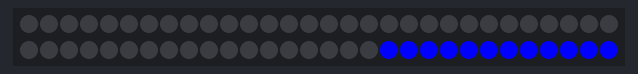
Bench run of a program on a simulated ESP32 board running MicroPython. Shown: 60 RGB LEDs in strip order, left to right, continuing on the next row. At 35.0 s the program stops and its outputs stay as they are.

Above: at 0.48 s.
At 2.95 s:
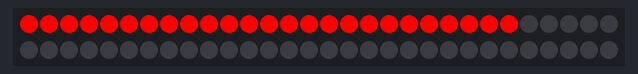
At 8.16 s:
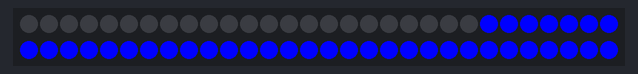
At 16.32 s:
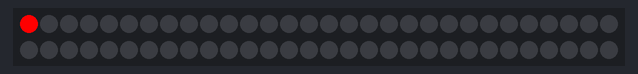
At 24.29 s:
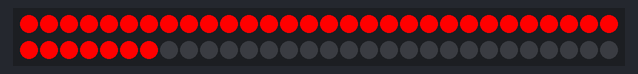
At 32.3 s:
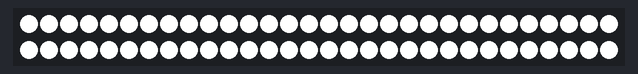

Measured:
- what the display in image 5 shows lasts 0.7 s, from 32.3 s to 33.0 s

The program:

pattern.py
```python
import time
import neopixel
import machine


class Patterns():

    def __init__(self, np, e):
        self.np = np
        self.n = np.n
        self.e = e
        self.reverse = False

    def cycle(self, color):
        for i in range(1 * self.n):
            for j in range(self.n):
                self.np[j] = (0, 0, 0)
            self.np[i % self.n] = color
            self.np.write()
            time.sleep_ms(self.e)

    def bounce(self, color):
        for i in range(1 * self.n):
            for j in range(self.n):
                self.np[j] = color
            if (i // self.n) % 2 == 0:
                self.np[i % self.n] = (0, 0, 0)
            else:
                self.np[self.n - 1 - (i % self.n)] = (0, 0, 0)
            self.np.write()
            time.sleep_ms(self.e)

    def fade(self, color=None):
        for i in range(0, 4 * 256, 8):
            for j in range(self.n):
                if (i // 256) % 2 == 0:
                    val = i & 0xff
                else:
                    val = 255 - (i & 0xff)
                self.np[j] = (val, 0, 0)
                self.np.write()

    def all(self, color):
        for i in range(self.n):
            self.np[i] = color
        self.np.write()

    def clear(self, color=None):
        for i in range(self.n):
            self.np[i] = (0, 0, 0)
        self.np.write()

    def sweep(self, color):
        self.reverse = not self.reverse
        for i in range(self.n):
            if not self.reverse:
                j = i % self.n
            else:
                j = ((self.n - 1) - i) % self.n

            self.np[j] = color
            time.sleep_ms(25)
            self.np.write()
        self.clear(None)

    def pyramid(self, color):
        for i in range(self.n//2):
            j = (self.n // 2) + i
            k = (self.n // 2) - i

            if j % 2 == 0 and k % 2 == 0:
                self.np[j] = color
                self.np[k] = color
            else:
                self.np[j] = (255, 255, 255)
                self.np[k] = (255, 255, 255)

            self.np.write()
            time.sleep_ms(50)

        self.clear(None)


    def presentation(self, color=None):
        self.sweep((0, 0, 255))
        time.sleep_ms(500)
        self.sweep((255, 0, 0))
        time.sleep_ms(500)
        self.all((255, 255, 255))
        time.sleep_ms(700)
        self.clear(None)
        self.pyramid(color)
        time.sleep_ms(500)

    def intermittent(self, color):
        self.all(color)
        time.sleep_ms(500)
        self.clear()

    def select_pattern(self):
        return {
            'cycle':            self.cycle,
            'bounce':           self.bounce,
            'all':              self.all,
            'fade':             self.fade,
            'sweep':            self.sweep,
            'pyramid':          self.pyramid,
            'presentation':     self.presentation,

        }


if __name__ == '__main__':
    np = neopixel.NeoPixel(machine.Pin(13), 60)

    p = Patterns(np, 5)
    for _ in range(5):
        p.select_pattern()['presentation']((255, 0, 0))
```
